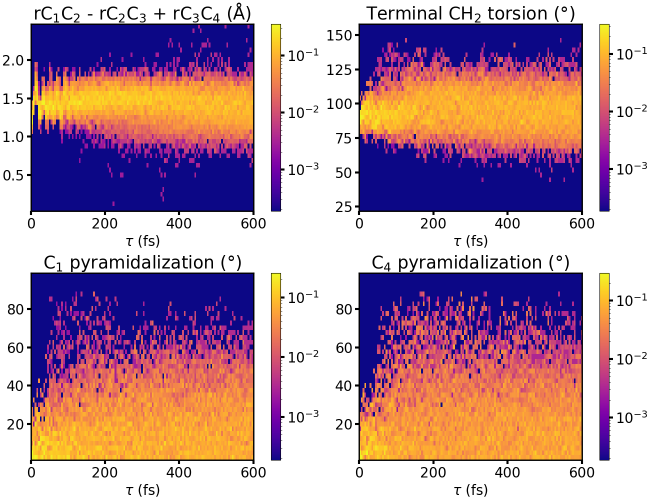
#> input picture presentations/2026/07-23-telluride/slides/mode_decompositions/data/pyramidalization_vs_torsion_analysis.png, 1300 x 1000 px, found by its file name (shown at 1/2 size)
$ python crop_modes.py
#> lines starting #> are read from the running program, lines starting #| are printed output that depends on the picture
"""
crop_modes.py — composite the three key structural-mode decompositions from the
butadiene trajectory analysis into one figure (figures/mode_decompositions.png):

  1. rC1C2 - rC2C3 + rC3C4 (A)     [pyramidalization_vs_torsion, upper-left]
  2. C1 pyramidalization (deg)     [pyramidalization_vs_torsion, lower-left]
  3. C1-C2-C3-C4 dihedral (deg)    [distance_angle_dihedral, lower-right]

Panels are cropped from the two source analysis figures in data/, scaled to a
common height, and laid out side by side on white. Crop boxes include each
panel's title/axes/colorbar while excluding neighbours: the dihedral left edge
is 1185 px, in the clean gap between the middle column's colorbar labels
(<=1176 px) and the dihedral y-axis labels (>=1194 px).

Run with the slide folder as the working directory (build.py does this):
    python scripts/crop_modes.py
"""
from PIL import Image

PYR  = "data/pyramidalization_vs_torsion_analysis.png"   # 1300x1000, 2x2 grid
DIST = "data/distance_angle_dihedral_analysis.png"       # 1800x900,  2x3 grid
OUT  = "figures/mode_decompositions.png"

pyr  = Image.open(PYR).convert("RGB")
dist = Image.open(DIST).convert("RGB")
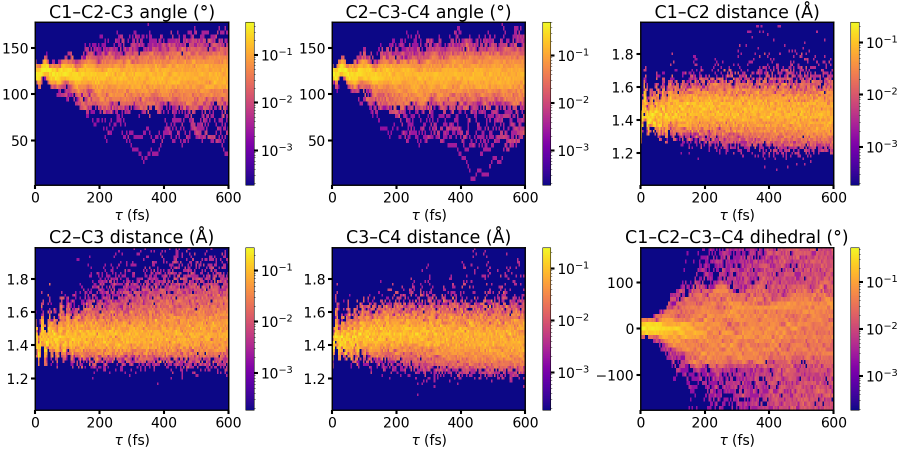
#> input picture presentations/2026/07-23-telluride/slides/mode_decompositions/data/distance_angle_dihedral_analysis.png, 1800 x 900 px, found by its file name (shown at 1/2 size)

panels = [
    pyr.crop((0,     0,  655,  500)),   # rC1C2 - rC2C3 + rC3C4
    pyr.crop((0,   500,  655, 1000)),   # C1 pyramidalization
    dist.crop((1185, 455, 1800, 900)),  # C1-C2-C3-C4 dihedral
]

H, GAP = 470, 26
scaled = [p.resize((round(p.width * H / p.height), H), Image.LANCZOS) for p in panels]
#> scaled = 3 items

W = sum(p.width for p in scaled) + GAP * (len(scaled) - 1)
#> W = 1934
canvas = Image.new("RGB", (W, H), "white")
#> canvas: PIL image 1934x470 RGB; every value is 255
x = 0
for p in scaled:
    canvas.paste(p, (x, 0))
    x += p.width + GAP
#> this loop made 3 passes
#> x on passes 1 to 3: 642, 1284, 1960
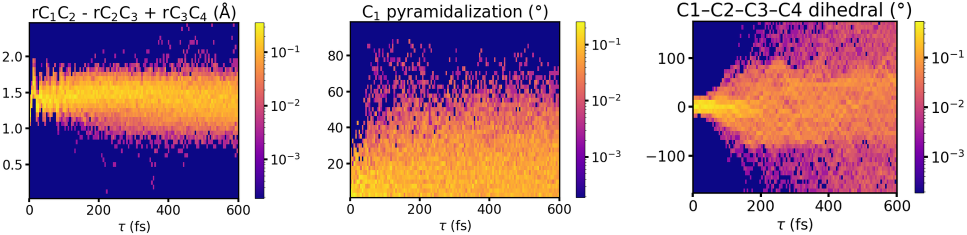
#> canvas: PIL image 1934x470 RGB (shown at 1/2 size); mean R, G, B 189.7, 156, 173.2
#> after the loop, x = 1960
canvas.save(OUT)
print(f"Saved -> {OUT}  {canvas.size}")
#| Saved -> figures/mode_decompositions.png  (1934, 470)
